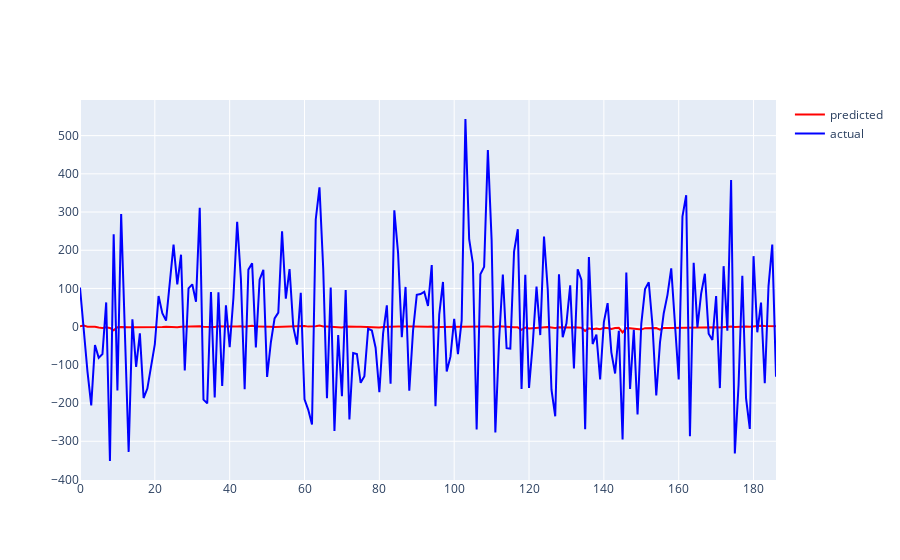

The code cell stored with this chart in its notebook:
### Code cell
import plotly.graph_objects as go
import plotly.io as pio

pio.renderers.default = 'vscode'

y_pred = y_pred.tolist()
y_true = y_true.tolist()
#print(y_pred)
#print(y_true)
fig = go.Figure()

fig.add_trace(go.Scatter(x=index, y=y_pred, name='predicted',
                         line=dict(color='red', width=2)))
fig.add_trace(go.Scatter(x=index, y=y_true, name='actual',
                         line=dict(color='blue', width=2)))
fig.show()
print(y_pred)

### Figure 1 — Plotly figure (JSON) as saved in the notebook; plotly's stock layout.template omitted (floating-point values rounded to 4 significant figures; data arrays with more than 128 entries replaced by an {"elided": "..."} marker saying what was removed)
{"data": [{"line": {"color": "red", "width": 2}, "name": "predicted", "type": "scatter", "x": {"elided": "187 int values"}, "y": {"elided": "187 float values"}}, {"line": {"color": "blue", "width": 2}, "name": "actual", "type": "scatter", "x": {"elided": "187 int values"}, "y": {"elided": "187 float values"}}], "layout": {}}
